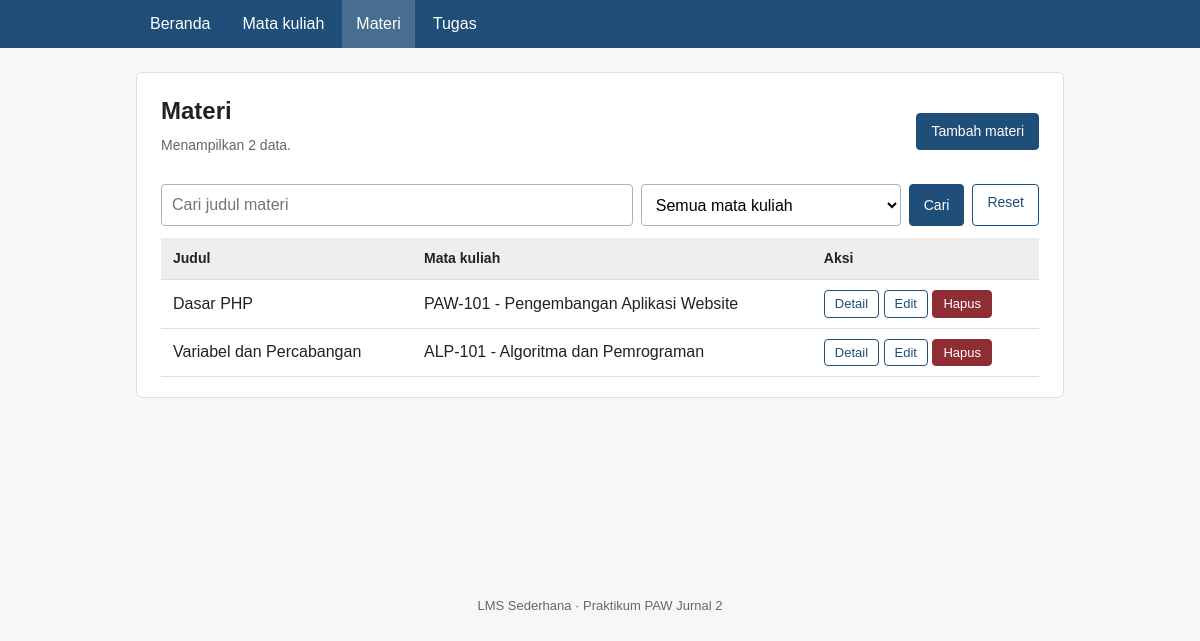
The app's page /daftar_materi.php with its own data.
### tables this page shows
CREATE TABLE materi (
  id             INT UNSIGNED AUTO_INCREMENT PRIMARY KEY,
  mata_kuliah_id INT UNSIGNED NOT NULL,
  judul          VARCHAR(150) NOT NULL,
  isi            TEXT         NOT NULL,
  tautan         VARCHAR(255) NOT NULL,
  FOREIGN KEY (mata_kuliah_id)
    REFERENCES mata_kuliah(id) ON DELETE RESTRICT
);

CREATE TABLE mata_kuliah (
  id       INT UNSIGNED AUTO_INCREMENT PRIMARY KEY,
  kode     VARCHAR(20)  NOT NULL UNIQUE,
  nama     VARCHAR(100) NOT NULL,
  dosen    VARCHAR(100) NOT NULL,
  semester TINYINT UNSIGNED NOT NULL
);

### daftar_materi.php (the view, shortened to what this page needs)
<?php
require_once __DIR__ . '/includes/init.php';
$q    = get_teks('q');
$f_mk = id_valid(get_teks('mk'));
$sql = 'SELECT m.id, m.judul, mk.kode, mk.nama AS mk_nama
        FROM materi m
        INNER JOIN mata_kuliah mk ON mk.id = m.mata_kuliah_id';
$tipe    = '';
$param   = [];
$sql .= ' ORDER BY m.judul';
$data       = query_semua($conn, $sql, $tipe, $param);
$pilihan_mk = semua_mk($conn);
require __DIR__ . '/includes/header.php';
?>
<section class="kartu">
    <div class="bar">
        <div>
            <h1>Materi</h1>
            <p class="sub">Menampilkan <?= count($data) ?> data.</p>
        </div>
        <a class="tombol tombol-utama" href="tambah_materi.php<?= $f_mk !== null ? '?mk=' . $f_mk : '' ?>">Tambah materi</a>
    </div>
    <form method="get" class="cari">
        <input type="text" name="q" value="<?= e($q) ?>" placeholder="Cari judul materi">
        <select name="mk"><?= opsi_mk($pilihan_mk, $f_mk, 'Semua mata kuliah') ?></select>
        <button type="submit" class="tombol tombol-utama">Cari</button>
        <a class="tombol" href="daftar_materi.php">Reset</a>
    </form>
    <?php if (count($data) === 0): ?>
        <div class="kosong">
            <?= ($q !== '' || $f_mk !== null) ? 'Data tidak ditemukan.' : 'Belum ada data materi.' ?>
        </div>
    <?php else: ?>
        <table>
            <thead>
                <tr><th>Judul</th><th>Mata kuliah</th><th>Aksi</th></tr>
            </thead>
            <tbody>
            <?php foreach ($data as $r): ?>
                <tr>
                    <td><?= e($r['judul']) ?></td>
                    <td><?= e($r['kode']) ?> - <?= e($r['mk_nama']) ?></td>
                    <td class="aksi">
                        <a class="tombol tombol-kecil" href="detail_materi.php?id=<?= (int) $r['id'] ?>">Detail</a>
                        <a class="tombol tombol-kecil" href="edit_materi.php?id=<?= (int) $r['id'] ?>">Edit</a>
                        <a class="tombol tombol-kecil tombol-bahaya" href="hapus_materi.php?id=<?= (int) $r['id'] ?>">Hapus</a>
                    </td>
                </tr>
            <?php endforeach; ?>
            </tbody>
        </table>
    <?php endif; ?>
</section>
<?php require __DIR__ . '/includes/footer.php'; ?>

### assets/style.css (style rules this page uses)
:root { --biru: #1f4e79; --biru-muda: #eef3f8; --merah: #8f2d35; --abu: #666; --garis: #d9dee3; }
* { box-sizing: border-box; }
body { margin: 0; font-family: Arial, Helvetica, sans-serif; color: #222; background: #f5f7f9; line-height: 1.5; }
.kartu { background: #fff; border: 1px solid var(--garis); border-radius: 6px; padding: 20px 24px; margin-bottom: 20px; }
h1 { margin: 0 0 6px; font-size: 24px; }
.sub { color: var(--abu); margin: 0 0 14px; font-size: 14px; }
.tombol { display: inline-block; padding: 7px 14px; border: 1px solid var(--biru); border-radius: 4px; background: #fff; color: var(--biru); font-size: 14px; text-decoration: none; cursor: pointer; font-family: inherit; }
.tombol-utama { background: var(--biru); color: #fff; }
.tombol-bahaya { background: var(--merah); border-color: var(--merah); color: #fff; }
.tombol-kecil { padding: 3px 10px; font-size: 13px; }
table { width: 100%; border-collapse: collapse; margin-top: 12px; }
th, td { text-align: left; padding: 10px 12px; border-bottom: 1px solid var(--garis); vertical-align: middle; }
th { background: #eee; font-size: 14px; }
td.aksi { white-space: nowrap; }
.bar { display: flex; justify-content: space-between; align-items: center; gap: 12px; flex-wrap: wrap; }
.cari { display: flex; gap: 8px; flex-wrap: wrap; margin: 14px 0 4px; }
.cari input[type=text] { flex: 1 1 220px; }
.cari select { flex: 0 1 260px; }
input[type=text], input[type=date], input[type=number], select, textarea { width: 100%; padding: 8px 10px; border: 1px solid #aab2ba; border-radius: 4px; font: inherit; background: #fff; }

### records on screen
materi: judul "Dasar PHP", mata_kuliah.kode "PAW-101", mata_kuliah.nama "Pengembangan Aplikasi Website"
materi: judul "Variabel dan Percabangan", mata_kuliah.kode "ALP-101", mata_kuliah.nama "Algoritma dan Pemrograman"

### other values on screen
count($data) "2"
form field mk "Semua mata kuliah"
